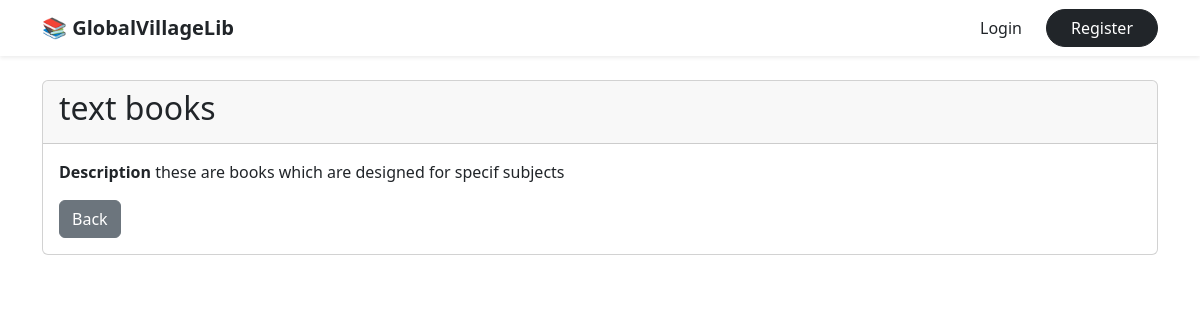
Screenshot of /books/category/2 with the database file from the repository.
### books/models.py (models this page shows, shortened)
class Category(models.Model):
    name = models.CharField(max_length=64)
    description = models.TextField(blank=True, null=True)
    class Meta:
        verbose_name_plural = "Categories"

### books/views.py (the view)
# urls.py: path("category/<int:pk>", views.category_detail, name="category_detail"),
def category_detail(request, pk):
    category = get_object_or_404(Category, pk=pk)
    return render(request, "books/category_detail.html", {"category": category})

### books/templates/books/category_detail.html
{% extends "users/base.html" %}
{% block content %}
<div class="card">
    <div class="card-header">
        <h2>{{ category.name }}</h2>
    </div>
    <div class="card-body">
        <p><strong>Description</strong> {{ category.description}}</p>
        <div class="mt-3">
            <a href="{% url 'category_list' %}" class="btn btn-secondary">Back</a>
        </div>
    </div>
</div>
</div>
{% endblock %}

### rows the page displays
Category: name "text books", description "these are books which are designed for specif subjects"
